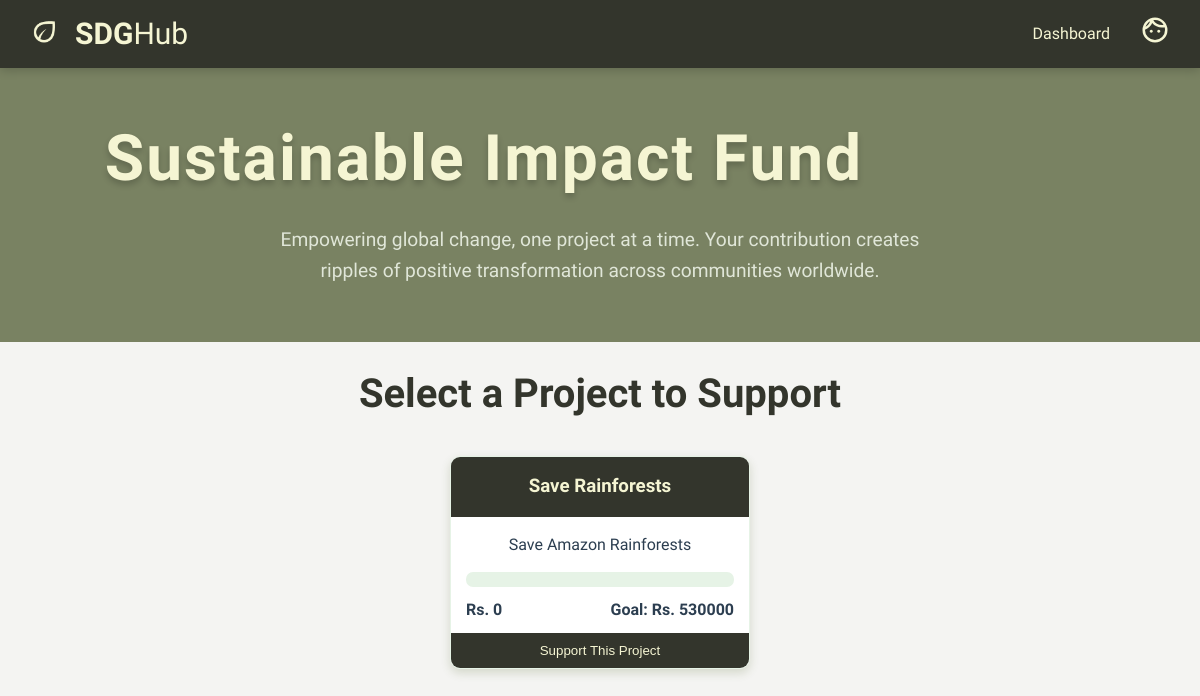
/sdgapp/funds/ (signed in), run on an earlier commit of the app's database.
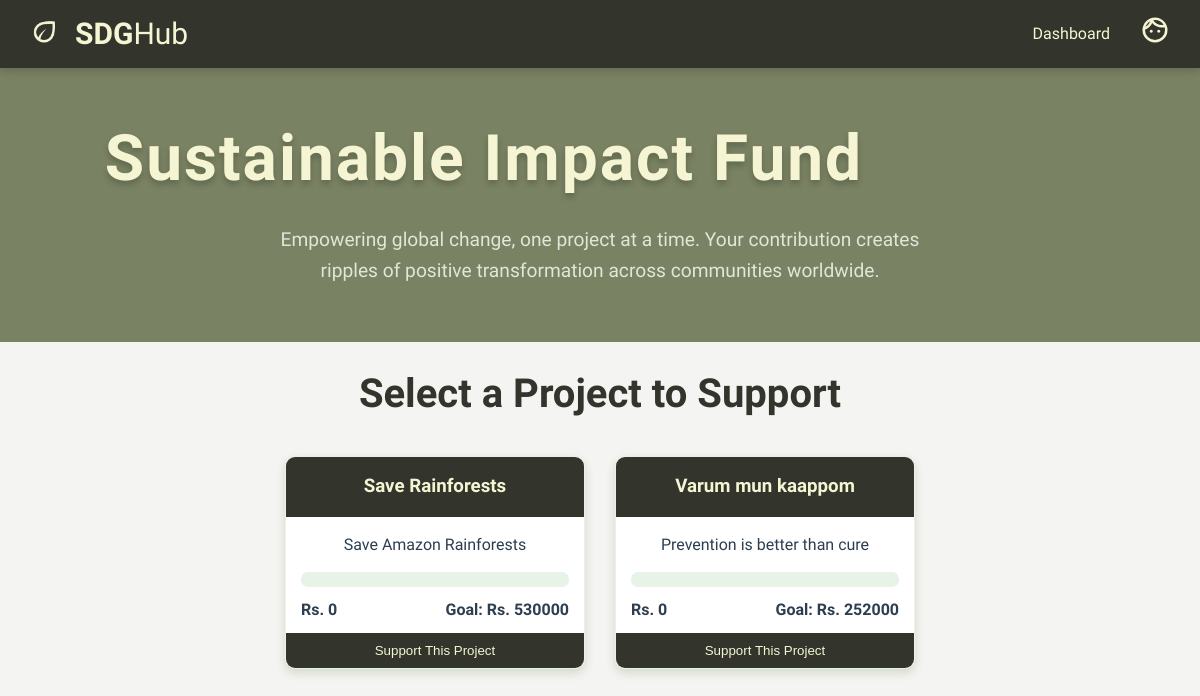
And on a later commit of the database.
### sdgapp/models.py (models this page shows, shortened)
class UserProjects(models.Model):
    user = models.ForeignKey(User, on_delete=models.CASCADE)
    title = models.CharField(max_length=255)
    sdg_goal = models.CharField(max_length=255)
    description = models.TextField()
    collaborators = models.TextField(blank=True)  # Store collaborator names/emails
    funding_target = models.PositiveIntegerField()
    funding_received = models.PositiveIntegerField()

### sdgapp/views.py (the view, shortened to what this page needs)
# urls.py: path('funds/',views.Funds,name='funds'),
@login_required
def Funds(request):
    all_projects = UserProjects.objects.all()  # Fetch all projects
    total_funds_raised = all_projects.aggregate(Sum('funding_received'))['funding_received__sum'] or 0
    total_funding_target = all_projects.aggregate(Sum('funding_target'))['funding_target__sum'] or 0
    remaining_funds_needed = total_funding_target - total_funds_raised
    return render(request, 'funds.html', {
        'all_projects': all_projects,
        'total_funds_raised': total_funds_raised,
        'total_funding_target': total_funding_target,
        'remaining_funds_needed': remaining_funds_needed,
    })

### templates/funds.html (shortened to what this page needs)
<!DOCTYPE html>
<html lang="en">
<head>
    {% load static %}
    <link rel="stylesheet" href="{% static "css\funds.css" %}">
    <link rel="stylesheet" href="{% static "css\goal17.css" %}">
</head>
<body>
    <nav>
        <ul>
            <li><img id="icon" src="{% static "media/leaf.png" %}"></li>
            <li class="main"><a href="{% url "goals" %}"><span
                        style="font-family: 'Alumni Sans Pinstripe', serif; font-weight: 600;">SDG</span>Hub</a></li>
        </ul>
        <div class="other_resources">
            <ul class="links">
                <li><a href="{% url "sdgapp:dashboard" %}">Dashboard</a></li>
                <li><img class="profile" src="{% static "media/face_24dp_F5F5D3_FILL0_wght400_GRAD0_opsz24.svg" %}"></li>
            </ul>
        </div>
    </nav>
    <header class="page-header">
        <h1>Sustainable Impact Fund</h1>
        <p>Empowering global change, one project at a time. Your contribution creates ripples of positive transformation
            across communities worldwide.</p>
    </header>
    <main class="fundraising-container">
        <section class="project-selection">
        <h2 class="section-title">Select a Project to Support</h2>
        <div class="project-grid">
            {% for project in all_projects %}
                <div class="project-card" data-project-id="{{ project.id }}">
                    <h3>{{ project.title }}</h3>
                    <p>{{ project.description }}</p>
                    <div class="project-details">
                        <div class="progress-container">
                        </div>
                        <div class="funding-info">
                            <span class="raised">Rs. {{ project.funding_received }}</span>
                            <span class="goal">Goal: Rs. {{ project.funding_target }}</span>
                        </div>
                    </div>
                    <button class="select-project">Support This Project</button>
                </div>
            {% empty %}
                <p>No projects available.</p>
            {% endfor %}
        </div>
    </section>
    </main>
</body>
</html>

What changed in the data, as far as the page shows it:
added UserProjects: title "Varum mun kaappom", description "Prevention is better than cure", funding_received "0", funding_target "252000"
